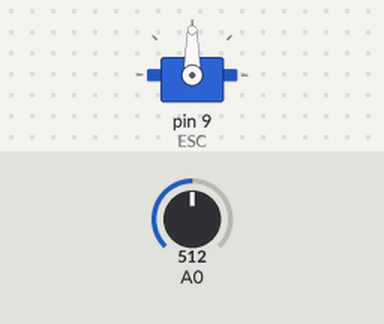
A sketch run on a simulated Arduino Uno, built with avr-gcc and run on an emulated ATmega328P. On the bench: servo. Inputs (shaded band) come from the test bench; at power-on: A0 = 512.

Above: at 1.2 s.
1.3 s: A0 set to 716
At 2.5 s:
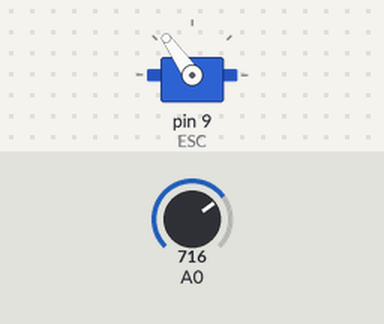
2.8 s: A0 set to 900
At 3.8 s:
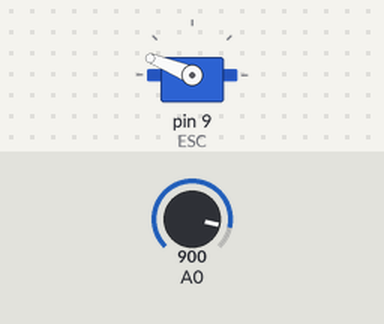
4.3 s: A0 set to 1023
At 4.9 s:
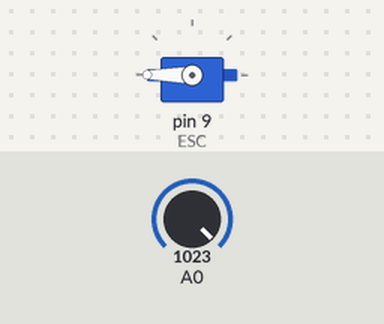
5.8 s: A0 set to 306
At 6.1 s:
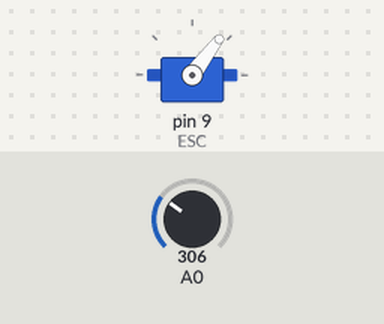
7.3 s: A0 set to 122
At 8.4 s:
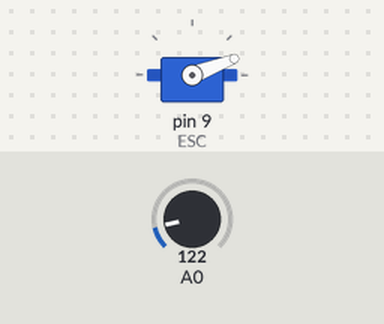
Timing chart, 0 to 9.8 s (numbered marks = the images above; inputs shaded):
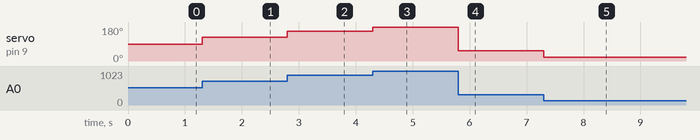

The sketch:

arduino.ino
```cpp
#include <Servo.h>

Servo ESC;

int Speed;

void setup(){
ESC.attach(9,1000,2000);
}

void loop(){
  Speed = analogRead(A0);
  Speed = map(Speed, 0, 1023, 0, 180);
  ESC.write(Speed);
}
```

Measured:
- after the input at 1.3 s, servo on pin 9 (ESC): 90° → 125° at once
- after the input at 2.8 s, servo on pin 9 (ESC): 125° → 158° at once
- after the input at 4.3 s, servo on pin 9 (ESC): 158° → 180° at once
- after the input at 5.8 s, servo on pin 9 (ESC): 180° → 53° at once
- after the input at 7.3 s, servo on pin 9 (ESC): 53° → 21° at once
